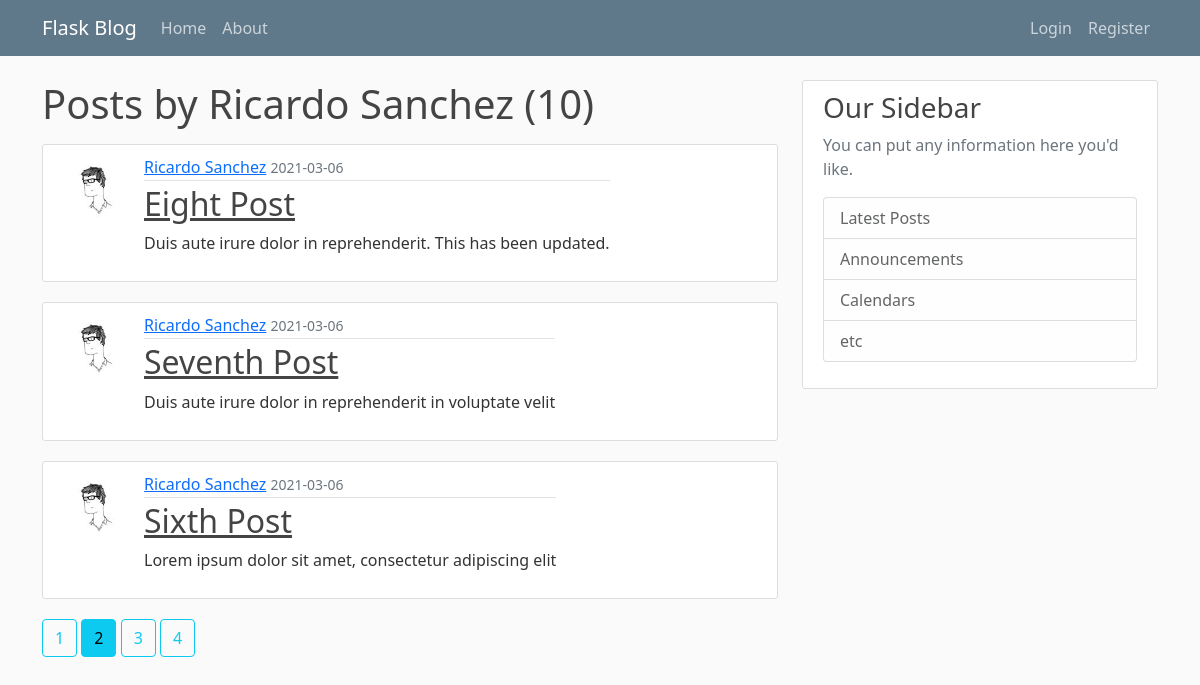
Page /user/Ricardo Sanchez?page=2 on the committed database.
### flaskblog/models.py (models this page shows, shortened)
class User(db.Model, UserMixin):
    id = db.Column(db.Integer, primary_key=True)
    username = db.Column(db.String(20), unique=True, nullable=False)
    email = db.Column(db.String(120), unique=True, nullable=False)
    image_file = db.Column(db.String(20), nullable=False, default="default.jpg")
    password = db.Column(db.String(60), nullable=False)
    posts = db.relationship("Post", backref="author", lazy=True)

class Post(db.Model):
    id = db.Column(db.Integer, primary_key=True)
    title = db.Column(db.String(100), nullable=False)
    date_posted = db.Column(db.DateTime, nullable=False, default=datetime.utcnow)
    content = db.Column(db.Text, nullable=False)
    user_id = db.Column(db.Integer, db.ForeignKey("user.id"), nullable=False)

### flaskblog/users/routes.py (the view)
@users.route("/user/<string:username>")
def user_posts(username):
    page = request.args.get("page", 1, type=int)
    user = User.query.filter_by(username=username).first_or_404()
    posts = (
        Post.query.filter_by(author=user)
        .order_by(Post.date_posted.desc())
        .paginate(page=page, per_page=3)
    )
    return render_template("user_posts.html", posts=posts, user=user)

### flaskblog/templates/user_posts.html
{% extends 'layout.html' %}
{% block content %}
    <h1 class="mb-3">Posts by {{ user.username }} ({{ posts.total }})</h1>
    {% for post in posts.items %}
    <article class="media content-section d-flex">
        <img src="{{ url_for('static', filename='profile_pics/'+post.author.image_file) }}" alt="Authos Thumbnail Image" class="rounded-circle article-img">
        <div class="media-body">
            <div class="article-metadata">
            <a class="mr-2" href="{{ url_for('users.user_posts', username=post.author.username) }}">{{ post.author.username }}</a>
            <small class="text-muted">{{ post.date_posted.strftime('%Y-%m-%d') }}</small>
            </div>
            <h2><a class="article-title" href="{{ url_for('posts.post', post_id=post.id) }}">{{ post.title }}</a></h2>
            <p class="article-content">{{ post.content }}</p>
        </div>
    </article>
    {% endfor %}
    {% for page_num in posts.iter_pages(left_edge=1, right_edge=1, left_current=1, right_current=2) %}
        {% if page_num %}
            {% if posts.page == page_num %}
                <a class="btn btn-info mb-4" href="{{ url_for('users.user_posts', username=user.username, page=page_num) }}">{{ page_num }}</a>
            {% else %}
                <a class="btn btn-outline-info mb-4" href="{{ url_for('users.user_posts', username=user.username, page=page_num) }}">{{ page_num }}</a>
            {% endif %}
        {% else %}
            ...
        {% endif %}
    {% endfor %}
{% endblock content %}

### flaskblog/static/main.css (style rules this page uses)
body { background: #fafafa; color: #333333; margin-top: 5rem; }
h1, h2, h3, h4, h5, h6 { color: #444444; }
.content-section { background: #ffffff; padding: 10px 20px; border: 1px solid #dddddd; border-radius: 3px; margin-bottom: 20px; }
.article-title { color: #444444; }
.article-content { white-space: pre-line; }
.article-img { height: 65px; width: 65px; margin-right: 16px; }
.article-metadata { padding-bottom: 1px; margin-bottom: 4px; border-bottom: 1px solid #e3e3e3 }

### rows in the picture
User: username "Ricardo Sanchez"
Post: image_file (picture), author.username "Ricardo Sanchez", date_posted "2021-03-06", title "Eight Post", content "Duis aute irure dolor in reprehenderit. This has been updated."
Post: image_file (picture), author.username "Ricardo Sanchez", date_posted "2021-03-06", title "Seventh Post", content "Duis aute irure dolor in reprehenderit in voluptate velit"
Post: image_file (picture), author.username "Ricardo Sanchez", date_posted "2021-03-06", title "Sixth Post", content "Lorem ipsum dolor sit amet, consectetur adipiscing elit"

### other values in the picture
{{ posts.total }} "10"
{{ page_num }} "1" "3" "4"
{{ page_num }} "2"
